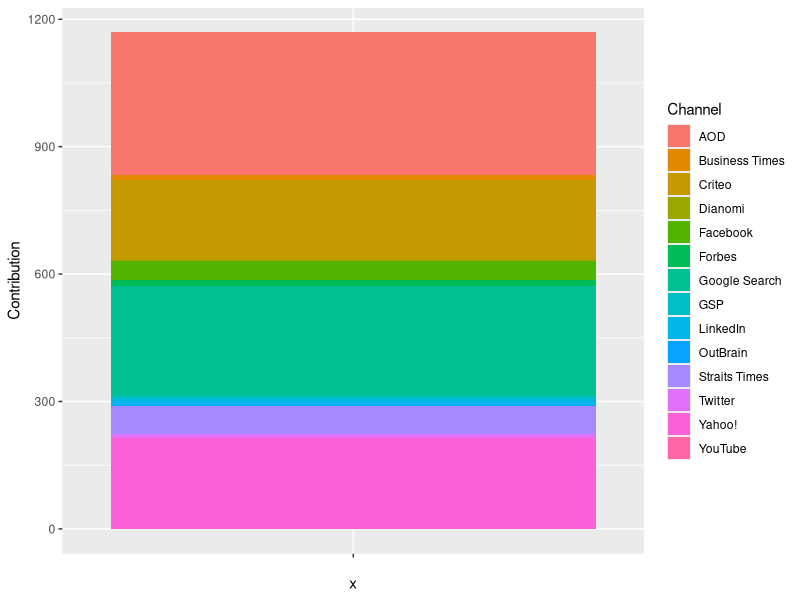
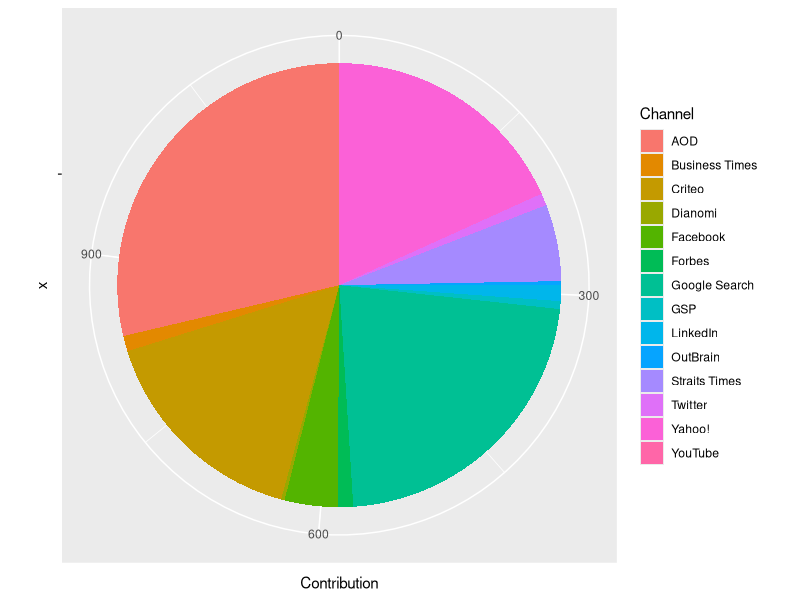

These charts were generated, in order, by the following R code:
setwd('C:/Users/aqmhussa/Desktop')

library(ggplot2)

last_click <- read.csv('last_click_DBS.csv')

agr <- aggregate(last_click$Contribution,by = list(last_click$Channel),FUN = sum)

names(agr) <- c('Channel','Contribution')

final_aggr_last <- agr[with(agr,order(-Contribution)), ]

final_aggr_last$percent_contribution <- (final_aggr_last$Contribution/sum(final_aggr_last$Contribution)) * 100

write.csv(final_aggr_last,'last_click_DBS_byChannel.csv',row.names = FALSE)



weighted <-read.csv('weighted_model_DBS.csv')

agr <- aggregate(weighted$Contribution,by = list(weighted$Channel),FUN = sum)

names(agr) <- c('Channel','Contribution')

final_aggr_weighted <- agr[with(agr,order(-Contribution)), ]

final_aggr_weighted$percent_contribution <- (final_aggr_weighted$Contribution/sum(final_aggr_weighted$Contribution)) * 100

write.csv(final_aggr_weighted,'weighted_model_DBS_byChannel.csv',row.names = FALSE)






markov <-read.csv('markov_model_DBS.csv')

agr <- aggregate(markov$Contribution,by = list(weighted$Channel),FUN = sum)

names(agr) <- c('Channel','Contribution')

final_aggr_weighted <- agr[with(agr,order(-Contribution)), ]

final_aggr_weighted$percent_contribution <- (final_aggr_weighted$Contribution/sum(final_aggr_weighted$Contribution)) * 100

write.csv(final_aggr_weighted,'markov_model_DBS_byChannel.csv',row.names = FALSE)





prob_model <-read.csv('Probablistical_model_DBS.csv')

agr <- aggregate(prob_model$Contribution,by = list(prob_model$Channel),FUN = sum)

names(agr) <- c('Channel','Contribution')

final_aggr_prob_model <- agr[with(agr,order(-Contribution)), ]

final_aggr_prob_model$percent_contribution <- (final_aggr_prob_model$Contribution/sum(final_aggr_prob_model$Contribution)) * 100

write.csv(final_aggr_prob_model,'Probablistical_model_DBS_byChannel.csv',row.names = FALSE)












bp<- ggplot(final_aggr_prob_model, aes(x="", y=Contribution, fill=Channel))+
  geom_bar(width = 1, stat = "identity")


pie <- bp + coord_polar("y", start=0) 


